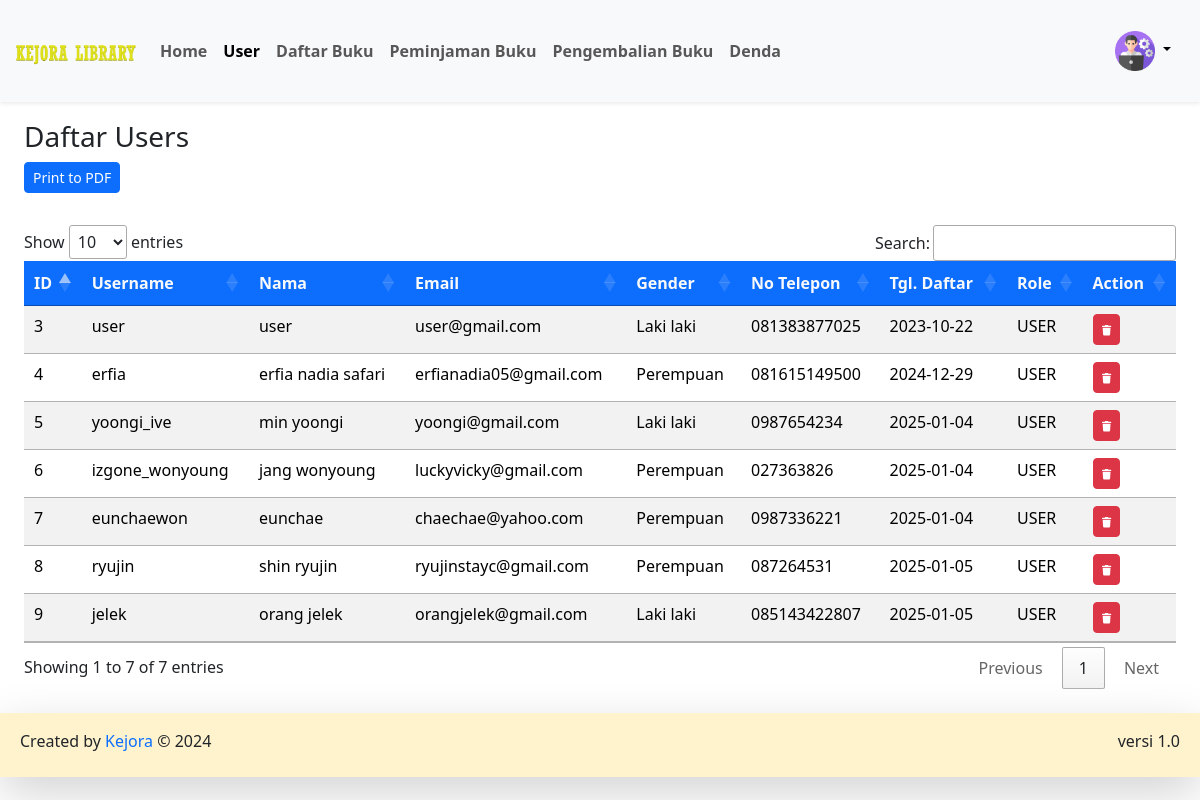
/admin/users.php (signed in), run on the app's committed database.
### tables this page shows
CREATE TABLE `users` (
  `user_id` int NOT NULL,
  `email` varchar(100) DEFAULT NULL,
  `username` varchar(255) NOT NULL,
  `nama` varchar(255) NOT NULL,
  `password` varchar(255) NOT NULL,
  `jenis_kelamin` varchar(20) NOT NULL,
  `no_tlp` varchar(15) NOT NULL,
  `tgl_pendaftaran` date NOT NULL,
  `role` enum('ADMIN','USER') NOT NULL
);

### config/config.php (called while the page is built, shortened)
<?php
$host = "127.0.0.1";
$username = "root";
$password = "";
$database_name = "kejora_library";
$connection = mysqli_connect($host, $username, $password, $database_name);
function queryReadData($dataKategori)
{
  global $connection;
  $result = mysqli_query($connection, $dataKategori);
  $items = [];
  while ($item = mysqli_fetch_assoc($result)) {
    $items[] = $item;
  }
  return $items;
}

### admin/users.php (the view, shortened to what this page needs)
<?php
require "../config/config.php";
$users = queryReadData("SELECT * FROM users m WHERE m.role = 'USER' ORDER BY nama asc");
?>
<!DOCTYPE html>
<html lang="en">
<head>
  <link href="../assets/bootstrap/bootstrap.min.css" rel="stylesheet">
  <link rel="stylesheet" href="https://cdn.datatables.net/1.13.5/css/jquery.dataTables.min.css">
</head>
<body>
  <?php include 'navbar.php'; ?>
  <div class="content">
    <div class="p-4 mt-5">
      <div class="mt-5">
        <h3>Daftar Users</h3>
        <button id="printPDF" class="btn btn-sm btn-primary mb-3">Print to PDF</button>
        <div class="table-responsive mt-3">
          <table id="datatable" class="table table-striped table-hover">
            <thead class="text-center">
              <tr>
                <th class="bg-primary text-light">ID</th>
                <th class="bg-primary text-light">Username</th>
                <th class="bg-primary text-light">Nama</th>
                <th class="bg-primary text-light">Email</th>
                <th class="bg-primary text-light">Gender</th>
                <th class="bg-primary text-light">No Telepon</th>
                <th class="bg-primary text-light">Tgl. Daftar</th>
                <th class="bg-primary text-light">Role</th>
                <th class="bg-primary text-light">Action</th>
              </tr>
            </thead>
            <tbody>
              <?php foreach ($users as $item): ?>
                <tr>
                  <td><?= $item["user_id"]; ?></td>
                  <td><?= $item["username"]; ?></td>
                  <td><?= $item["nama"]; ?></td>
                  <td><?= $item["email"]; ?></td>
                  <td><?= $item["jenis_kelamin"]; ?></td>
                  <td><?= $item["no_tlp"]; ?></td>
                  <td><?= $item["tgl_pendaftaran"]; ?></td>
                  <td><?= $item["role"]; ?></td>
                  <td>
                    <a href="userDelete.php?id=<?= $item["user_id"]; ?>" class="btn btn-sm btn-danger"
                      onclick="return confirm('Yakin ingin menghapus data users ?');"><i
                        class="fa fa-xs fa-solid fa-trash"></i></a>
                  </td>
                </tr>
              <?php endforeach; ?>
            </tbody>
          </table>
        </div>
      </div>
    </div>
  </div>
  <footer class="bg-warning-subtle text-dark shadow-lg bg-subtle p-2">
    <div class="container-fluid d-flex justify-content-between">
      <p class="mt-2">Created by <span class="text-primary"> Kejora</span> © 2024</p>
      <p class="mt-2">versi 1.0</p>
    </div>
  </footer>
</body>
</html>

### data on the page
users: user_id "4", username "erfia", nama "erfia nadia safari", email "erfianadia05@gmail.com", jenis_kelamin "Perempuan", no_tlp "081615149500", tgl_pendaftaran "2024-12-29", role "USER"
users: user_id "7", username "eunchaewon", nama "eunchae", email "chaechae@yahoo.com", jenis_kelamin "Perempuan", no_tlp "0987336221", tgl_pendaftaran "2025-01-04", role "USER"
users: user_id "6", username "izgone_wonyoung", nama "jang wonyoung", email "luckyvicky@gmail.com", jenis_kelamin "Perempuan", no_tlp "027363826", tgl_pendaftaran "2025-01-04", role "USER"
users: user_id "5", username "yoongi_ive", nama "min yoongi", email "yoongi@gmail.com", jenis_kelamin "Laki laki", no_tlp "0987654234", tgl_pendaftaran "2025-01-04", role "USER"
users: user_id "9", username "jelek", nama "orang jelek", email "orangjelek@gmail.com", jenis_kelamin "Laki laki", no_tlp "085143422807", tgl_pendaftaran "2025-01-05", role "USER"
users: user_id "8", username "ryujin", nama "shin ryujin", email "ryujinstayc@gmail.com", jenis_kelamin "Perempuan", no_tlp "087264531", tgl_pendaftaran "2025-01-05", role "USER"
users: user_id "3", username "user", nama "user", email "user@gmail.com", jenis_kelamin "Laki laki", no_tlp "081383877025", tgl_pendaftaran "2023-10-22", role "USER"
